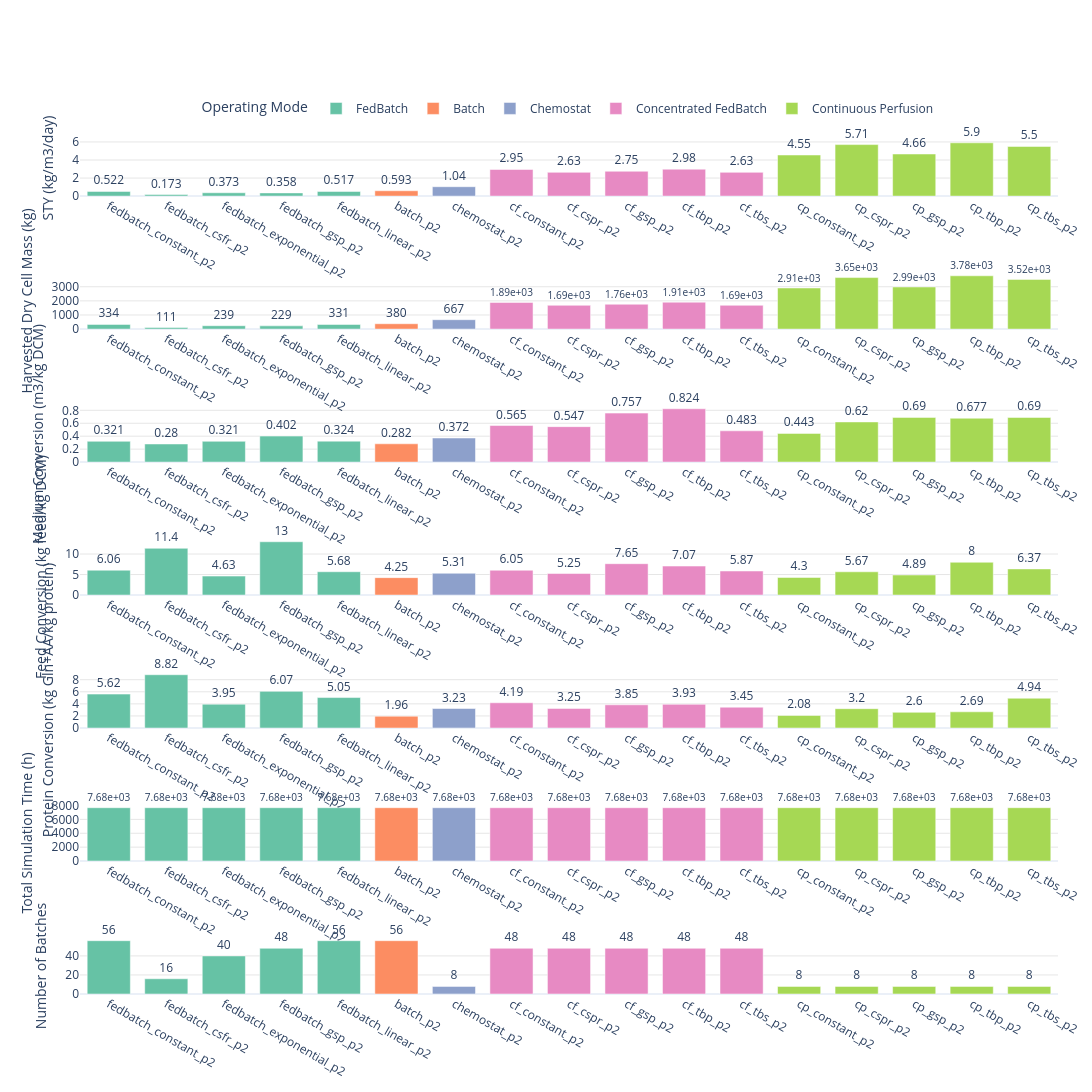

Write notebook code for a chart like this one.
### Code cell
# ── KPI Bar Plots: one subplot per KPI, grouped by mode ───────────────────────
import plotly.graph_objects as go
from plotly.subplots import make_subplots


plot_cols = [c for c in KPI_LABELS_MAIN if c in df_stats.columns]
if not plot_cols:
    raise ValueError("No KPI columns available to plot.")

n_plots = len(plot_cols)
fig = make_subplots(
    rows=n_plots,
    cols=1,
    shared_xaxes=False,
    shared_yaxes=False,
    vertical_spacing=0.09,
 )

for row, col in enumerate(plot_cols, start=1):
    for mode in mode_order:
        sub = plot_data_ordered.loc[plot_data_ordered["mode"] == mode, ["short_label", col]].copy()
        sub[col] = sub[col].astype(float)

        fig.add_trace(
            go.Bar(
                x=sub["short_label"],
                y=sub[col],
                name=mode,
                marker_color=mode_colors[mode],
                text=[f"{v:.3g}" for v in sub[col]],
                textposition="outside",
                cliponaxis=False,
                showlegend=(row == 1),
                hovertemplate=(
                    "<b>%{x}</b><br>"
                    + f"{KPI_LABELS_MAIN[col]}: "
                    + "%{y:.4g}<br>"
                    + f"Mode: {mode}<extra></extra>"
                ),
            ),
            row=row,
            col=1,
        )

    fig.update_xaxes(
        categoryorder="array",
        categoryarray=category_order_vertical,
        row=row,
        col=1,
    )
    fig.update_yaxes(
        title_text=KPI_LABELS_MAIN[col],
        row=row,
        col=1,
        showgrid=True,
        gridcolor="rgba(0,0,0,0.10)",
    )

fig.update_layout(
    height=max(700, 340 * n_plots),
    width=1100,
    barmode="group",
    bargap=0.25,
    legend_title_text="Operating Mode",
    legend=dict(
        orientation="h",
        yanchor="bottom",
        y=1.02,
        xanchor="center",
        x=0.5,
    ),
    margin=dict(l=80, r=20, t=140, b=20),
    template="plotly_white",
)

fig.show()

### Figure 1 — Plotly figure (JSON) as saved in the notebook; plotly's stock layout.template omitted (floating-point values rounded to 4 significant figures)
{"data": [{"cliponaxis": false, "hovertemplate": "<b>%{x}</b><br>STY (kg/m3/day): %{y:.4g}<br>Mode: FedBatch<extra></extra>", "marker": {"color": "rgb(102,194,165)"}, "name": "FedBatch", "showlegend": true, "text": ["0.522", "0.173", "0.373", "0.358", "0.517"], "textposition": "outside", "type": "bar", "x": ["fedbatch_constant_p2", "fedbatch_csfr_p2", "fedbatch_exponential_p2", "fedbatch_gsp_p2", "fedbatch_linear_p2"], "xaxis": "x", "y": [0.522, 0.1727, 0.3727, 0.3576, 0.517], "yaxis": "y"}, {"cliponaxis": false, "hovertemplate": "<b>%{x}</b><br>STY (kg/m3/day): %{y:.4g}<br>Mode: Batch<extra></extra>", "marker": {"color": "rgb(252,141,98)"}, "name": "Batch", "showlegend": true, "text": ["0.593"], "textposition": "outside", "type": "bar", "x": ["batch_p2"], "xaxis": "x", "y": [0.5931], "yaxis": "y"}, {"cliponaxis": false, "hovertemplate": "<b>%{x}</b><br>STY (kg/m3/day): %{y:.4g}<br>Mode: Chemostat<extra></extra>", "marker": {"color": "rgb(141,160,203)"}, "name": "Chemostat", "showlegend": true, "text": ["1.04"], "textposition": "outside", "type": "bar", "x": ["chemostat_p2"], "xaxis": "x", "y": [1.042], "yaxis": "y"}, {"cliponaxis": false, "hovertemplate": "<b>%{x}</b><br>STY (kg/m3/day): %{y:.4g}<br>Mode: Concentrated FedBatch<extra></extra>", "marker": {"color": "rgb(231,138,195)"}, "name": "Concentrated FedBatch", "showlegend": true, "text": ["2.95", "2.63", "2.75", "2.98", "2.63"], "textposition": "outside", "type": "bar", "x": ["cf_constant_p2", "cf_cspr_p2", "cf_gsp_p2", "cf_tbp_p2", "cf_tbs_p2"], "xaxis": "x", "y": [2.952, 2.635, 2.754, 2.983, 2.635], "yaxis": "y"}, {"cliponaxis": false, "hovertemplate": "<b>%{x}</b><br>STY (kg/m3/day): %{y:.4g}<br>Mode: Continuous Perfusion<extra></extra>", "marker": {"color": "rgb(166,216,84)"}, "name": "Continuous Perfusion", "showlegend": true, "text": ["4.55", "5.71", "4.66", "5.9", "5.5"], "textposition": "outside", "type": "bar", "x": ["cp_constant_p2", "cp_cspr_p2", "cp_gsp_p2", "cp_tbp_p2", "cp_tbs_p2"], "xaxis": "x", "y": [4.554, 5.707, 4.665, 5.905, 5.503], "yaxis": "y"}, {"cliponaxis": false, "hovertemplate": "<b>%{x}</b><br>Harvested Dry Cell Mass (kg): %{y:.4g}<br>Mode: FedBatch<extra></extra>", "marker": {"color": "rgb(102,194,165)"}, "name": "FedBatch", "showlegend": false, "text": ["334", "111", "239", "229", "331"], "textposition": "outside", "type": "bar", "x": ["fedbatch_constant_p2", "fedbatch_csfr_p2", "fedbatch_exponential_p2", "fedbatch_gsp_p2", "fedbatch_linear_p2"], "xaxis": "x2", "y": [334.1, 110.5, 238.5, 228.9, 330.9], "yaxis": "y2"}, {"cliponaxis": false, "hovertemplate": "<b>%{x}</b><br>Harvested Dry Cell Mass (kg): %{y:.4g}<br>Mode: Batch<extra></extra>", "marker": {"color": "rgb(252,141,98)"}, "name": "Batch", "showlegend": false, "text": ["380"], "textposition": "outside", "type": "bar", "x": ["batch_p2"], "xaxis": "x2", "y": [379.6], "yaxis": "y2"}, {"cliponaxis": false, "hovertemplate": "<b>%{x}</b><br>Harvested Dry Cell Mass (kg): %{y:.4g}<br>Mode: Chemostat<extra></extra>", "marker": {"color": "rgb(141,160,203)"}, "name": "Chemostat", "showlegend": false, "text": ["667"], "textposition": "outside", "type": "bar", "x": ["chemostat_p2"], "xaxis": "x2", "y": [667.1], "yaxis": "y2"}, {"cliponaxis": false, "hovertemplate": "<b>%{x}</b><br>Harvested Dry Cell Mass (kg): %{y:.4g}<br>Mode: Concentrated FedBatch<extra></extra>", "marker": {"color": "rgb(231,138,195)"}, "name": "Concentrated FedBatch", "showlegend": false, "text": ["1.89e+03", "1.69e+03", "1.76e+03", "1.91e+03", "1.69e+03"], "textposition": "outside", "type": "bar", "x": ["cf_constant_p2", "cf_cspr_p2", "cf_gsp_p2", "cf_tbp_p2", "cf_tbs_p2"], "xaxis": "x2", "y": [1889.0, 1686.0, 1763.0, 1909.0, 1686.0], "yaxis": "y2"}, {"cliponaxis": false, "hovertemplate": "<b>%{x}</b><br>Harvested Dry Cell Mass (kg): %{y:.4g}<br>Mode: Continuous Perfusion<extra></extra>", "marker": {"color": "rgb(166,216,84)"}, "name": "Continuous Perfusion", "showlegend": false, "text": ["2.91e+03", "3.65e+03", "2.99e+03", "3.78e+03", "3.52e+03"], "textposition": "outside", "type": "bar", "x": ["cp_constant_p2", "cp_cspr_p2", "cp_gsp_p2", "cp_tbp_p2", "cp_tbs_p2"], "xaxis": "x2", "y": [2915.0, 3652.0, 2985.0, 3779.0, 3522.0], "yaxis": "y2"}, {"cliponaxis": false, "hovertemplate": "<b>%{x}</b><br>Medium Conversion (m3/kg DCM): %{y:.4g}<br>Mode: FedBatch<extra></extra>", "marker": {"color": "rgb(102,194,165)"}, "name": "FedBatch", "showlegend": false, "text": ["0.321", "0.28", "0.321", "0.402", "0.324"], "textposition": "outside", "type": "bar", "x": ["fedbatch_constant_p2", "fedbatch_csfr_p2", "fedbatch_exponential_p2", "fedbatch_gsp_p2", "fedbatch_linear_p2"], "xaxis": "x3", "y": [0.3208, 0.2798, 0.3211, 0.4017, 0.3237], "yaxis": "y3"}, {"cliponaxis": false, "hovertemplate": "<b>%{x}</b><br>Medium Conversion (m3/kg DCM): %{y:.4g}<br>Mode: Batch<extra></extra>", "marker": {"color": "rgb(252,141,98)"}, "name": "Batch", "showlegend": false, "text": ["0.282"], "textposition": "outside", "type": "bar", "x": ["batch_p2"], "xaxis": "x3", "y": [0.2824], "yaxis": "y3"}, {"cliponaxis": false, "hovertemplate": "<b>%{x}</b><br>Medium Conversion (m3/kg DCM): %{y:.4g}<br>Mode: Chemostat<extra></extra>", "marker": {"color": "rgb(141,160,203)"}, "name": "Chemostat", "showlegend": false, "text": ["0.372"], "textposition": "outside", "type": "bar", "x": ["chemostat_p2"], "xaxis": "x3", "y": [0.3722], "yaxis": "y3"}, {"cliponaxis": false, "hovertemplate": "<b>%{x}</b><br>Medium Conversion (m3/kg DCM): %{y:.4g}<br>Mode: Concentrated FedBatch<extra></extra>", "marker": {"color": "rgb(231,138,195)"}, "name": "Concentrated FedBatch", "showlegend": false, "text": ["0.565", "0.547", "0.757", "0.824", "0.483"], "textposition": "outside", "type": "bar", "x": ["cf_constant_p2", "cf_cspr_p2", "cf_gsp_p2", "cf_tbp_p2", "cf_tbs_p2"], "xaxis": "x3", "y": [0.5647, 0.5474, 0.7565, 0.8237, 0.483], "yaxis": "y3"}, {"cliponaxis": false, "hovertemplate": "<b>%{x}</b><br>Medium Conversion (m3/kg DCM): %{y:.4g}<br>Mode: Continuous Perfusion<extra></extra>", "marker": {"color": "rgb(166,216,84)"}, "name": "Continuous Perfusion", "showlegend": false, "text": ["0.443", "0.62", "0.69", "0.677", "0.69"], "textposition": "outside", "type": "bar", "x": ["cp_constant_p2", "cp_cspr_p2", "cp_gsp_p2", "cp_tbp_p2", "cp_tbs_p2"], "xaxis": "x3", "y": [0.4434, 0.6203, 0.6904, 0.6775, 0.6899], "yaxis": "y3"}, {"cliponaxis": false, "hovertemplate": "<b>%{x}</b><br>Feed Conversion (kg feed/kg DCM): %{y:.4g}<br>Mode: FedBatch<extra></extra>", "marker": {"color": "rgb(102,194,165)"}, "name": "FedBatch", "showlegend": false, "text": ["6.06", "11.4", "4.63", "13", "5.68"], "textposition": "outside", "type": "bar", "x": ["fedbatch_constant_p2", "fedbatch_csfr_p2", "fedbatch_exponential_p2", "fedbatch_gsp_p2", "fedbatch_linear_p2"], "xaxis": "x4", "y": [6.063, 11.4, 4.627, 13.0, 5.684], "yaxis": "y4"}, {"cliponaxis": false, "hovertemplate": "<b>%{x}</b><br>Feed Conversion (kg feed/kg DCM): %{y:.4g}<br>Mode: Batch<extra></extra>", "marker": {"color": "rgb(252,141,98)"}, "name": "Batch", "showlegend": false, "text": ["4.25"], "textposition": "outside", "type": "bar", "x": ["batch_p2"], "xaxis": "x4", "y": [4.249], "yaxis": "y4"}, {"cliponaxis": false, "hovertemplate": "<b>%{x}</b><br>Feed Conversion (kg feed/kg DCM): %{y:.4g}<br>Mode: Chemostat<extra></extra>", "marker": {"color": "rgb(141,160,203)"}, "name": "Chemostat", "showlegend": false, "text": ["5.31"], "textposition": "outside", "type": "bar", "x": ["chemostat_p2"], "xaxis": "x4", "y": [5.314], "yaxis": "y4"}, {"cliponaxis": false, "hovertemplate": "<b>%{x}</b><br>Feed Conversion (kg feed/kg DCM): %{y:.4g}<br>Mode: Concentrated FedBatch<extra></extra>", "marker": {"color": "rgb(231,138,195)"}, "name": "Concentrated FedBatch", "showlegend": false, "text": ["6.05", "5.25", "7.65", "7.07", "5.87"], "textposition": "outside", "type": "bar", "x": ["cf_constant_p2", "cf_cspr_p2", "cf_gsp_p2", "cf_tbp_p2", "cf_tbs_p2"], "xaxis": "x4", "y": [6.053, 5.249, 7.648, 7.066, 5.865], "yaxis": "y4"}, {"cliponaxis": false, "hovertemplate": "<b>%{x}</b><br>Feed Conversion (kg feed/kg DCM): %{y:.4g}<br>Mode: Continuous Perfusion<extra></extra>", "marker": {"color": "rgb(166,216,84)"}, "name": "Continuous Perfusion", "showlegend": false, "text": ["4.3", "5.67", "4.89", "8", "6.37"], "textposition": "outside", "type": "bar", "x": ["cp_constant_p2", "cp_cspr_p2", "cp_gsp_p2", "cp_tbp_p2", "cp_tbs_p2"], "xaxis": "x4", "y": [4.296, 5.672, 4.889, 7.997, 6.372], "yaxis": "y4"}, {"cliponaxis": false, "hovertemplate": "<b>%{x}</b><br>Protein Conversion (kg Gln+AA/kg protein): %{y:.4g}<br>Mode: FedBatch<extra></extra>", "marker": {"color": "rgb(102,194,165)"}, "name": "FedBatch", "showlegend": false, "text": ["5.62", "8.82", "3.95", "6.07", "5.05"], "textposition": "outside", "type": "bar", "x": ["fedbatch_constant_p2", "fedbatch_csfr_p2", "fedbatch_exponential_p2", "fedbatch_gsp_p2", "fedbatch_linear_p2"], "xaxis": "x5", "y": [5.618, 8.824, 3.949, 6.071, 5.047], "yaxis": "y5"}, {"cliponaxis": false, "hovertemplate": "<b>%{x}</b><br>Protein Conversion (kg Gln+AA/kg protein): %{y:.4g}<br>Mode: Batch<extra></extra>", "marker": {"color": "rgb(252,141,98)"}, "name": "Batch", "showlegend": false, "text": ["1.96"], "textposition": "outside", "type": "bar", "x": ["batch_p2"], "xaxis": "x5", "y": [1.961], "yaxis": "y5"}, {"cliponaxis": false, "hovertemplate": "<b>%{x}</b><br>Protein Conversion (kg Gln+AA/kg protein): %{y:.4g}<br>Mode: Chemostat<extra></extra>", "marker": {"color": "rgb(141,160,203)"}, "name": "Chemostat", "showlegend": false, "text": ["3.23"], "textposition": "outside", "type": "bar", "x": ["chemostat_p2"], "xaxis": "x5", "y": [3.232], "yaxis": "y5"}, {"cliponaxis": false, "hovertemplate": "<b>%{x}</b><br>Protein Conversion (kg Gln+AA/kg protein): %{y:.4g}<br>Mode: Concentrated FedBatch<extra></extra>", "marker": {"color": "rgb(231,138,195)"}, "name": "Concentrated FedBatch", "showlegend": false, "text": ["4.19", "3.25", "3.85", "3.93", "3.45"], "textposition": "outside", "type": "bar", "x": ["cf_constant_p2", "cf_cspr_p2", "cf_gsp_p2", "cf_tbp_p2", "cf_tbs_p2"], "xaxis": "x5", "y": [4.185, 3.248, 3.845, 3.927, 3.45], "yaxis": "y5"}, {"cliponaxis": false, "hovertemplate": "<b>%{x}</b><br>Protein Conversion (kg Gln+AA/kg protein): %{y:.4g}<br>Mode: Continuous Perfusion<extra></extra>", "marker": {"color": "rgb(166,216,84)"}, "name": "Continuous Perfusion", "showlegend": false, "text": ["2.08", "3.2", "2.6", "2.69", "4.94"], "textposition": "outside", "type": "bar", "x": ["cp_constant_p2", "cp_cspr_p2", "cp_gsp_p2", "cp_tbp_p2", "cp_tbs_p2"], "xaxis": "x5", "y": [2.079, 3.203, 2.602, 2.688, 4.935], "yaxis": "y5"}, {"cliponaxis": false, "hovertemplate": "<b>%{x}</b><br>Total Simulation Time (h): %{y:.4g}<br>Mode: FedBatch<extra></extra>", "marker": {"color": "rgb(102,194,165)"}, "name": "FedBatch", "showlegend": false, "text": ["7.68e+03", "7.68e+03", "7.68e+03", "7.68e+03", "7.68e+03"], "textposition": "outside", "type": "bar", "x": ["fedbatch_constant_p2", "fedbatch_csfr_p2", "fedbatch_exponential_p2", "fedbatch_gsp_p2", "fedbatch_linear_p2"], "xaxis": "x6", "y": [7680.0, 7680.0, 7680.0, 7680.0, 7680.0], "yaxis": "y6"}, {"cliponaxis": false, "hovertemplate": "<b>%{x}</b><br>Total Simulation Time (h): %{y:.4g}<br>Mode: Batch<extra></extra>", "marker": {"color": "rgb(252,141,98)"}, "name": "Batch", "showlegend": false, "text": ["7.68e+03"], "textposition": "outside", "type": "bar", "x": ["batch_p2"], "xaxis": "x6", "y": [7680.0], "yaxis": "y6"}, {"cliponaxis": false, "hovertemplate": "<b>%{x}</b><br>Total Simulation Time (h): %{y:.4g}<br>Mode: Chemostat<extra></extra>", "marker": {"color": "rgb(141,160,203)"}, "name": "Chemostat", "showlegend": false, "text": ["7.68e+03"], "textposition": "outside", "type": "bar", "x": ["chemostat_p2"], "xaxis": "x6", "y": [7680.0], "yaxis": "y6"}, {"cliponaxis": false, "hovertemplate": "<b>%{x}</b><br>Total Simulation Time (h): %{y:.4g}<br>Mode: Concentrated FedBatch<extra></extra>", "marker": {"color": "rgb(231,138,195)"}, "name": "Concentrated FedBatch", "showlegend": false, "text": ["7.68e+03", "7.68e+03", "7.68e+03", "7.68e+03", "7.68e+03"], "textposition": "outside", "type": "bar", "x": ["cf_constant_p2", "cf_cspr_p2", "cf_gsp_p2", "cf_tbp_p2", "cf_tbs_p2"], "xaxis": "x6", "y": [7680.0, 7680.0, 7680.0, 7680.0, 7680.0], "yaxis": "y6"}, {"cliponaxis": false, "hovertemplate": "<b>%{x}</b><br>Total Simulation Time (h): %{y:.4g}<br>Mode: Continuous Perfusion<extra></extra>", "marker": {"color": "rgb(166,216,84)"}, "name": "Continuous Perfusion", "showlegend": false, "text": ["7.68e+03", "7.68e+03", "7.68e+03", "7.68e+03", "7.68e+03"], "textposition": "outside", "type": "bar", "x": ["cp_constant_p2", "cp_cspr_p2", "cp_gsp_p2", "cp_tbp_p2", "cp_tbs_p2"], "xaxis": "x6", "y": [7680.0, 7680.0, 7680.0, 7680.0, 7680.0], "yaxis": "y6"}, {"cliponaxis": false, "hovertemplate": "<b>%{x}</b><br>Number of Batches: %{y:.4g}<br>Mode: FedBatch<extra></extra>", "marker": {"color": "rgb(102,194,165)"}, "name": "FedBatch", "showlegend": false, "text": ["56", "16", "40", "48", "56"], "textposition": "outside", "type": "bar", "x": ["fedbatch_constant_p2", "fedbatch_csfr_p2", "fedbatch_exponential_p2", "fedbatch_gsp_p2", "fedbatch_linear_p2"], "xaxis": "x7", "y": [56.0, 16.0, 40.0, 48.0, 56.0], "yaxis": "y7"}, {"cliponaxis": false, "hovertemplate": "<b>%{x}</b><br>Number of Batches: %{y:.4g}<br>Mode: Batch<extra></extra>", "marker": {"color": "rgb(252,141,98)"}, "name": "Batch", "showlegend": false, "text": ["56"], "textposition": "outside", "type": "bar", "x": ["batch_p2"], "xaxis": "x7", "y": [56.0], "yaxis": "y7"}, {"cliponaxis": false, "hovertemplate": "<b>%{x}</b><br>Number of Batches: %{y:.4g}<br>Mode: Chemostat<extra></extra>", "marker": {"color": "rgb(141,160,203)"}, "name": "Chemostat", "showlegend": false, "text": ["8"], "textposition": "outside", "type": "bar", "x": ["chemostat_p2"], "xaxis": "x7", "y": [8.0], "yaxis": "y7"}, {"cliponaxis": false, "hovertemplate": "<b>%{x}</b><br>Number of Batches: %{y:.4g}<br>Mode: Concentrated FedBatch<extra></extra>", "marker": {"color": "rgb(231,138,195)"}, "name": "Concentrated FedBatch", "showlegend": false, "text": ["48", "48", "48", "48", "48"], "textposition": "outside", "type": "bar", "x": ["cf_constant_p2", "cf_cspr_p2", "cf_gsp_p2", "cf_tbp_p2", "cf_tbs_p2"], "xaxis": "x7", "y": [48.0, 48.0, 48.0, 48.0, 48.0], "yaxis": "y7"}, {"cliponaxis": false, "hovertemplate": "<b>%{x}</b><br>Number of Batches: %{y:.4g}<br>Mode: Continuous Perfusion<extra></extra>", "marker": {"color": "rgb(166,216,84)"}, "name": "Continuous Perfusion", "showlegend": false, "text": ["8", "8", "8", "8", "8"], "textposition": "outside", "type": "bar", "x": ["cp_constant_p2", "cp_cspr_p2", "cp_gsp_p2", "cp_tbp_p2", "cp_tbs_p2"], "xaxis": "x7", "y": [8.0, 8.0, 8.0, 8.0, 8.0], "yaxis": "y7"}], "layout": {"bargap": 0.25, "barmode": "group", "height": 2380, "legend": {"orientation": "h", "title": {"text": "Operating Mode"}, "x": 0.5, "xanchor": "center", "y": 1.02, "yanchor": "bottom"}, "margin": {"b": 20, "l": 80, "r": 20, "t": 140}, "width": 1100, "xaxis": {"anchor": "y", "categoryarray": ["fedbatch_constant_p2", "fedbatch_csfr_p2", "fedbatch_exponential_p2", "fedbatch_gsp_p2", "fedbatch_linear_p2", "batch_p2", "chemostat_p2", "cf_constant_p2", "cf_cspr_p2", "cf_gsp_p2", "cf_tbp_p2", "cf_tbs_p2", "cp_constant_p2", "cp_cspr_p2", "cp_gsp_p2", "cp_tbp_p2", "cp_tbs_p2"], "categoryorder": "array", "domain": [0, 1]}, "xaxis2": {"anchor": "y2", "categoryarray": ["fedbatch_constant_p2", "fedbatch_csfr_p2", "fedbatch_exponential_p2", "fedbatch_gsp_p2", "fedbatch_linear_p2", "batch_p2", "chemostat_p2", "cf_constant_p2", "cf_cspr_p2", "cf_gsp_p2", "cf_tbp_p2", "cf_tbs_p2", "cp_constant_p2", "cp_cspr_p2", "cp_gsp_p2", "cp_tbp_p2", "cp_tbs_p2"], "categoryorder": "array", "domain": [0, 1]}, "xaxis3": {"anchor": "y3", "categoryarray": ["fedbatch_constant_p2", "fedbatch_csfr_p2", "fedbatch_exponential_p2", "fedbatch_gsp_p2", "fedbatch_linear_p2", "batch_p2", "chemostat_p2", "cf_constant_p2", "cf_cspr_p2", "cf_gsp_p2", "cf_tbp_p2", "cf_tbs_p2", "cp_constant_p2", "cp_cspr_p2", "cp_gsp_p2", "cp_tbp_p2", "cp_tbs_p2"], "categoryorder": "array", "domain": [0, 1]}, "xaxis4": {"anchor": "y4", "categoryarray": ["fedbatch_constant_p2", "fedbatch_csfr_p2", "fedbatch_exponential_p2", "fedbatch_gsp_p2", "fedbatch_linear_p2", "batch_p2", "chemostat_p2", "cf_constant_p2", "cf_cspr_p2", "cf_gsp_p2", "cf_tbp_p2", "cf_tbs_p2", "cp_constant_p2", "cp_cspr_p2", "cp_gsp_p2", "cp_tbp_p2", "cp_tbs_p2"], "categoryorder": "array", "domain": [0, 1]}, "xaxis5": {"anchor": "y5", "categoryarray": ["fedbatch_constant_p2", "fedbatch_csfr_p2", "fedbatch_exponential_p2", "fedbatch_gsp_p2", "fedbatch_linear_p2", "batch_p2", "chemostat_p2", "cf_constant_p2", "cf_cspr_p2", "cf_gsp_p2", "cf_tbp_p2", "cf_tbs_p2", "cp_constant_p2", "cp_cspr_p2", "cp_gsp_p2", "cp_tbp_p2", "cp_tbs_p2"], "categoryorder": "array", "domain": [0, 1]}, "xaxis6": {"anchor": "y6", "categoryarray": ["fedbatch_constant_p2", "fedbatch_csfr_p2", "fedbatch_exponential_p2", "fedbatch_gsp_p2", "fedbatch_linear_p2", "batch_p2", "chemostat_p2", "cf_constant_p2", "cf_cspr_p2", "cf_gsp_p2", "cf_tbp_p2", "cf_tbs_p2", "cp_constant_p2", "cp_cspr_p2", "cp_gsp_p2", "cp_tbp_p2", "cp_tbs_p2"], "categoryorder": "array", "domain": [0, 1]}, "xaxis7": {"anchor": "y7", "categoryarray": ["fedbatch_constant_p2", "fedbatch_csfr_p2", "fedbatch_exponential_p2", "fedbatch_gsp_p2", "fedbatch_linear_p2", "batch_p2", "chemostat_p2", "cf_constant_p2", "cf_cspr_p2", "cf_gsp_p2", "cf_tbp_p2", "cf_tbs_p2", "cp_constant_p2", "cp_cspr_p2", "cp_gsp_p2", "cp_tbp_p2", "cp_tbs_p2"], "categoryorder": "array", "domain": [0, 1]}, "yaxis": {"anchor": "x", "domain": [0.9343, 1], "gridcolor": "rgba(0,0,0,0.10)", "showgrid": true, "title": {"text": "STY (kg/m3/day)"}}, "yaxis2": {"anchor": "x2", "domain": [0.7786, 0.8443], "gridcolor": "rgba(0,0,0,0.10)", "showgrid": true, "title": {"text": "Harvested Dry Cell Mass (kg)"}}, "yaxis3": {"anchor": "x3", "domain": [0.6229, 0.6886], "gridcolor": "rgba(0,0,0,0.10)", "showgrid": true, "title": {"text": "Medium Conversion (m3/kg DCM)"}}, "yaxis4": {"anchor": "x4", "domain": [0.4671, 0.5329], "gridcolor": "rgba(0,0,0,0.10)", "showgrid": true, "title": {"text": "Feed Conversion (kg feed/kg DCM)"}}, "yaxis5": {"anchor": "x5", "domain": [0.3114, 0.3771], "gridcolor": "rgba(0,0,0,0.10)", "showgrid": true, "title": {"text": "Protein Conversion (kg Gln+AA/kg protein)"}}, "yaxis6": {"anchor": "x6", "domain": [0.1557, 0.2214], "gridcolor": "rgba(0,0,0,0.10)", "showgrid": true, "title": {"text": "Total Simulation Time (h)"}}, "yaxis7": {"anchor": "x7", "domain": [0, 0.06571], "gridcolor": "rgba(0,0,0,0.10)", "showgrid": true, "title": {"text": "Number of Batches"}}}}
